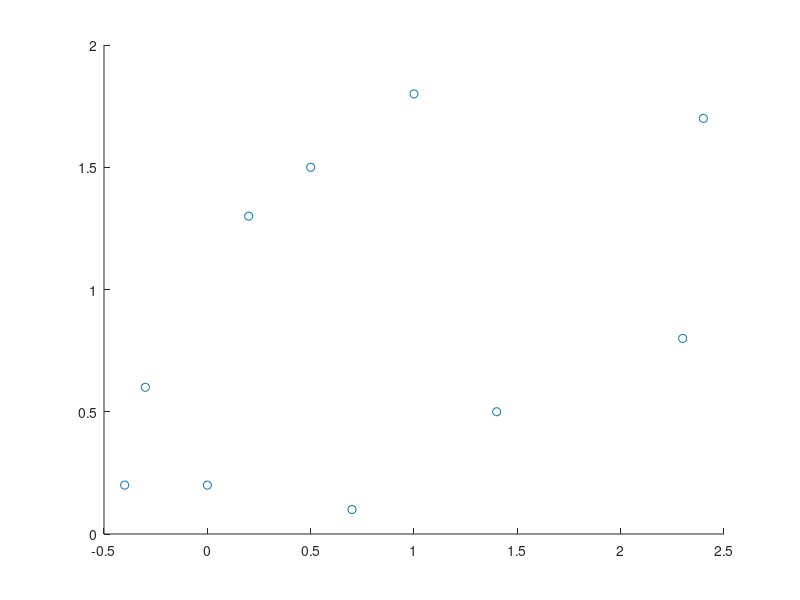

The MATLAB source for this figure: (Note: this script raises an error after producing the figure.)
clear all;hold off; grid on
xdata = [0.5 -0.3 1.0 -0.4 0.2 0.7 2.3 1.4 0.0 2.4]';
ydata = [1.5 0.6 1.8 0.2 1.3 0.1 0.8 0.5 0.2 1.7]';
points = horzcat(xdata,ydata);
c1 = mean(xdata); c2 = mean(ydata);
tol = 1e-6;
scatter(xdata,ydata)
t = [0.994 1.69 0.669 1.83 1.25 2.30 -0.0223 -0.269 1.92 0.237];
y_initial = [mean(points) 1 1 0.01 t]';
lambda_initial = 1; nmax = 50000;
[y,lambda] = fitEllipse(y_initial, lambda_initial,points, tol,nmax);
n=size(y,2); 
[X,Y] = buildEllipse(y(1,n), y(2,n), y(3,n), y(4,n), y(5,n)); 
plot(X, Y, points(:,1),points(:,2),'o');
%%

function [x,y] = buildEllipse(c1,c2,r,delta,alpha)
   t = linspace(-pi,pi,400);
   x = c1+ r*cos(alpha + t) + delta*cos(alpha - t);
   y = c2+ r*sin(alpha + t) + delta*sin(alpha - t);
end
function [y,lambda] = fitEllipse(y_initial, lambda,points, tol, nmax)
    last_norm = 1e10;y = y_initial;N = 10;b1= 0.8;  b2 = 2;
    for i = 1:nmax
        c1 = y(1,i);  c2 = y(2,i); r = y(3,i); delta = y(4,i); alpha = y(5,i); t = y(6:size(y,1),i); 
        for k = 1:N 
            u(1,k) = cos(alpha+t(k)); 
            v(1,k) = cos(alpha-t(k));
            p(1,k) = sin(alpha+t(k)); 
            q(1,k) = sin(alpha-t(k)); 
        end 
        f = [c1+r*u'+delta*v'; c2+r*p'+delta*q'] - [points(:,1); points(:,2)]; 
        df = [ones(N,1) zeros(N,1) u' v' -r*p'-delta*q' diag(-r*p'+delta*q'); zeros(N,1) ones(N,1) p' q' r*u'+delta*v' diag(r*u'-delta*v')];
        if norm(f) < last_norm 
            y(:,i+1) = y(:,i) - inv(df'*df+lambda(i)*eye(15))*df'* f; 
            lambda(:,i+1) = b1 * lambda(i); 
            last_norm = norm(f);
        else
            y(:,i+1) = y(:,i); 
            lambda(:,i+1) = b2 * lambda(i); 
        end
        if abs(norm(y(:,i))-norm(y(:,i+1))) < tol 
            break 
        end
    end
end
